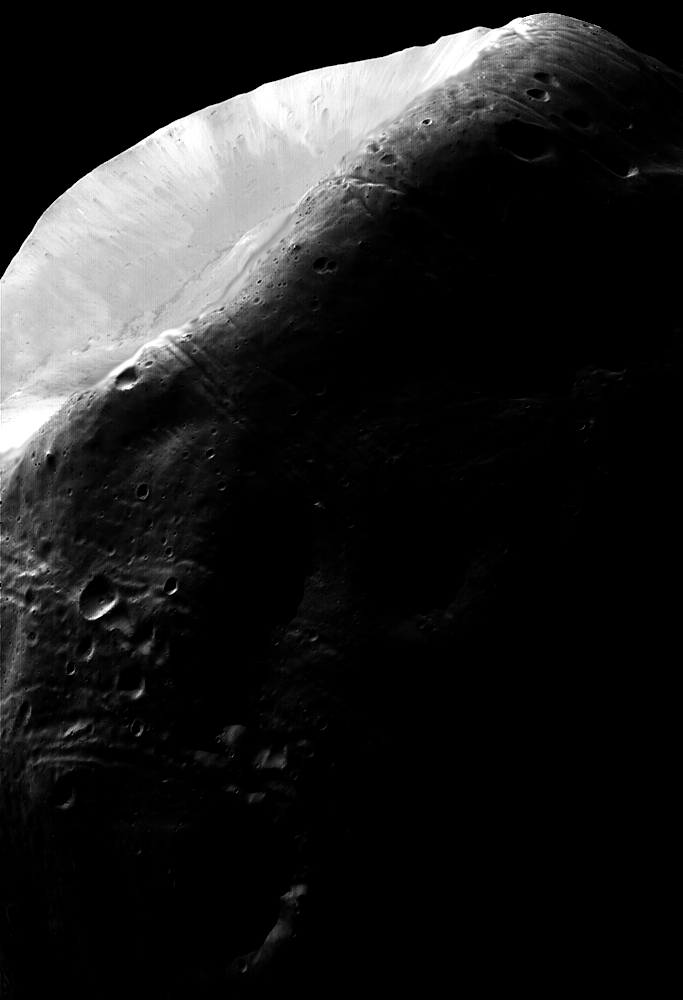
#> input picture Part_1/moon.tif, 683 x 1000 px
$ python Q5.py
#> lines starting #> are read from the running program, lines starting #| are printed output that depends on the picture
import os
import cv2
import matplotlib.pyplot as plt


def getIntensity(img):
    intensity_counts = {}

    for h in range(img.shape[0]):
        for w in range(img.shape[1]):
            i = img[h, w]

            if i not in intensity_counts:
                intensity_counts[i] = 1
            else:
                intensity_counts[i] += 1

    intensity_counts = dict(
        sorted(intensity_counts.items(), key=lambda x: x[0]))

    return intensity_counts


def constrastStretching(img, counts):
    minint = list(counts.keys())[0]
    maxint = list(counts.keys())[-1]
    print(maxint, minint)

    c = (255 - 0) / (maxint - minint)
    img_s = img * c

    return img_s


def plotHist(intensity_counts, name):
    plt.figure(1)
    plt.title("Histogram")
    plt.plot(list(intensity_counts.keys()), list(intensity_counts.values()))
    plt.savefig(name)
    plt.show()


if not os.path.isdir('Results'):
    os.mkdir('Results')

img = cv2.imread("moon.tif")
#> img is the input picture: shape (1000, 683, 3); min 0, max 255, mean 31.7
cv2.imwrite('org.png', img)
img = cv2.cvtColor(img, cv2.COLOR_BGR2GRAY)
#> img: shape (1000, 683)

intensity_counts = getIntensity(img)
#> after the loop in getIntensity, `for h in range(img.shape[0]):`: intensity_counts = 256 items
#> intensity_counts = 256 items
plotHist(intensity_counts, "Results/Q5_Histogram.png")
#> in plotHist, `plt.savefig(name)`:
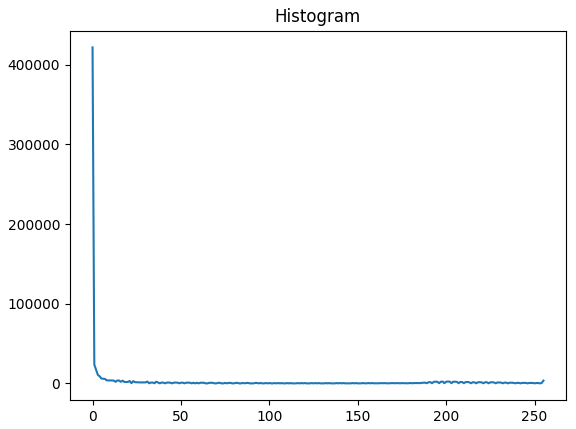
#> figure drawn by matplotlib, 1 panel; curve peaks at x = 0, y = 421847

csimg = constrastStretching(img, intensity_counts)
#> in constrastStretching, `minint = list(counts.keys())[0]`: minint = 0
#> in constrastStretching, `maxint = list(counts.keys())[-1]`: maxint = 255
#| 255 0
#> in constrastStretching, `c = (255 - 0) / (maxint - minint)`: c = 1
cv2.imwrite('Results/Q5_StretchedImage.png', csimg)
cs_counts = getIntensity(csimg)
#> cs_counts = 256 items
plotHist(cs_counts, "Results/Q5_StretchedHistogram.png")
